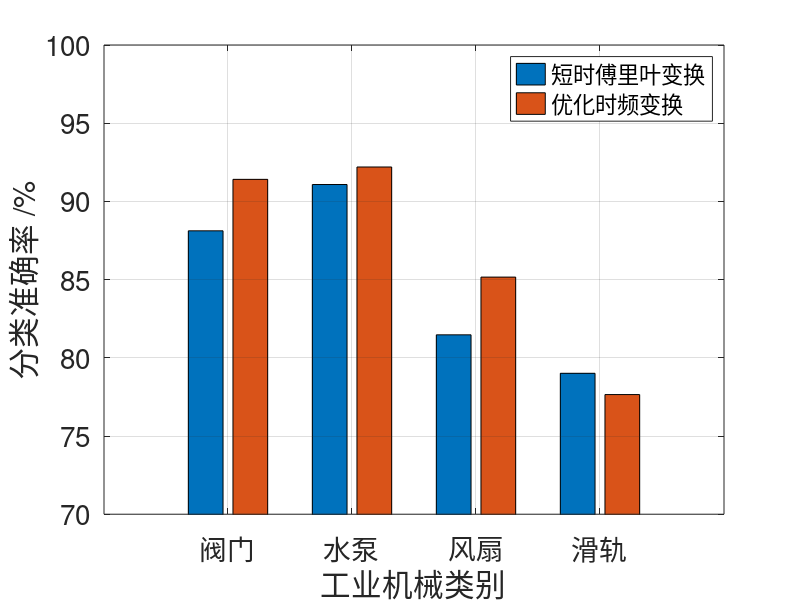

Source code (MATLAB):

set(gcf,'position',[0.1,0.1,1000,500])

y=[88.12  91.41;91.08  92.20;81.47 85.16;79.01 77.65;];
b=bar(y);
axis([0,5,70,100]);
grid on;
%ch = get(b,'children');
set(gca,'XTickLabel',{'阀门','水泵','风扇','滑轨'})


set(gca,'FontSize',20)
legend('短时傅里叶变换','优化时频变换','FontSize',16);
xlabel('工业机械类别');
ylabel('分类准确率 /%');
